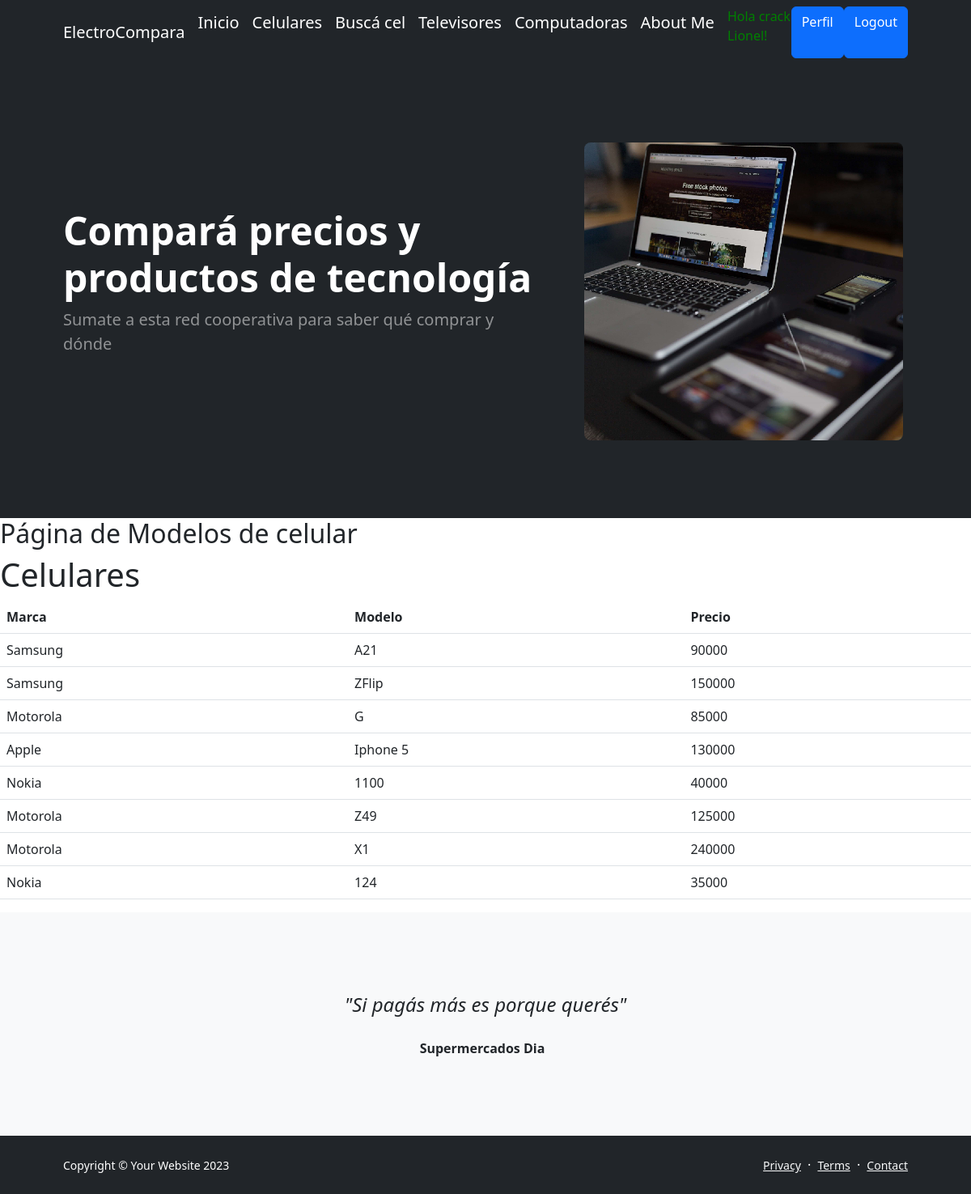
Screenshot of /celulares/ (signed in) with the database file from the repository.
### aplicacion/models.py (models this page shows, shortened)
class Celular(models.Model):
    marca = models.CharField(max_length=50)
    modelo = models.CharField(max_length=50)
    precio = models.IntegerField()

### aplicacion/views.py (the view)
# urls.py: path('celulares/', celulares, name= "celulares" ),
@login_required
def celulares(request):
    contexto = {'celulares': Celular.objects.all()}
    return render(request, "aplicacion/celulares.html", contexto)

### aplicacion/templates/aplicacion/celulares.html
{% extends 'aplicacion/base.html' %}
{%load static %}
{% block titulo %}
    Página de Modelos de celular
{% endblock titulo %}
{% block contenido %}
   <h1> Celulares </h1>
   <table class="table table-stripped">
        <thead>
        <tr>
            <th> Marca</th>
            <th> Modelo</th>
            <th> Precio</th>
        </tr>
        </thead>
   {% for c in celulares %}
        <tr>
            <td> {{c.marca}}</td>
            <td> {{c.modelo}}</td>
            <td> {{c.precio}}</td>
        </tr>
    {% endfor %}
    </table>
{% endblock contenido %}

### aplicacion/templates/aplicacion/base.html (shortened to what this page needs)
<!DOCTYPE html>
<html lang="en">
    <head>
        {% load static %}
        <link href="https://cdn.jsdelivr.net/npm/bootstrap-icons@1.5.0/font/bootstrap-icons.css" rel="stylesheet" />
        <link href="{% static 'aplicacion/css/styles.css' %}" rel="stylesheet" />
        <link rel="stylesheet" href="https://cdnjs.cloudflare.com/ajax/libs/font-awesome/6.4.0/css/all.min.css">
    </head>
    <body class="d-flex flex-column h-100">
        <main class="flex-shrink-0">
            <nav class="navbar navbar-expand-lg navbar-dark bg-dark">
                <div class="container px-5">
                    <a class="navbar-brand" href="#">ElectroCompara</a>
                    <div class="collapse navbar-collapse" id="navbarSupportedContent">
                        <ul class="navbar-nav ms-auto mb-2 mb-lg-0">
                            <a class="navbar-brand" href="#!">Inicio</a>
                            {% if user.is_authenticated %}
                                <a class="navbar-brand" href="{% url 'celulares' %}">Celulares</a>
                                <a class="navbar-brand" href="{% url 'buscar_celular' %}">Buscá cel</a>
                                <a class="navbar-brand" href="{% url 'televisores' %}">Televisores</a>
                                <a class="navbar-brand" href="{% url 'computadoras' %}">Computadoras</a>
                                <a class="navbar-brand" href="{% url 'about' %}">About Me</a>
                                <p style="color:green">Hola crack {{user.username}}!</p>
                                <a class="btn btn-primary" href="{% url 'editar_perfil' %}">Perfil</a>
                                <a class="btn btn-primary" href="{% url 'logout' %}">Logout</a>
                            {%else %}
                                <a class="btn btn-success" href="{% url 'registro' %}">Sign Up</a>
                                <a class="btn btn-primary" href="{% url 'login' %}">Login</a>
                            {%endif %}
                                </ul>
                    </div>
                </div>
            </nav>
            <header class="bg-dark py-5">
                <div class="container px-5">
                    <div class="row gx-5 align-items-center justify-content-center">
                        <div class="col-lg-8 col-xl-7 col-xxl-6">
                            <div class="my-5 text-center text-xl-start">
                                <h1 class="display-5 fw-bolder text-white mb-2">Compará precios y productos de tecnología </h1>
                                <p class="lead fw-normal text-white-50 mb-4">Sumate a esta red cooperativa para saber qué comprar y dónde</p>
                            </div>
                        </div>
                        <div class="col-xl-5 col-xxl-6 d-none d-xl-block text-center"><img class="img-fluid rounded-3 my-5"  src="{% static  'aplicacion/assets/profile.png' %}" alt="..." /></div>
                    </div>
                </div>
            </header>
            <h2>
            {% block titulo %}
            {% endblock titulo %}
            </h2>
    {% block contenido %}
    {% endblock contenido %}
            <div class="py-5 bg-light">
                <div class="container px-5 my-5">
                    <div class="row gx-5 justify-content-center">
                        <div class="col-lg-10 col-xl-7">
                            <div class="text-center">
                                <div class="fs-4 mb-4 fst-italic">"Si pagás más es porque querés"</div>
                                <div class="d-flex align-items-center justify-content-center">
                                    <div class="fw-bold">
                                        Supermercados Dia
                                    </div>
                                </div>
                            </div>
                        </div>
                    </div>
                </div>
            </div>
        <footer class="bg-dark py-4 mt-auto">
            <div class="container px-5">
                <div class="row align-items-center justify-content-between flex-column flex-sm-row">
                    <div class="col-auto"><div class="small m-0 text-white">Copyright &copy; Your Website 2023</div></div>
                    <div class="col-auto">
                        <a class="link-light small" href="#!">Privacy</a>
                        <span class="text-white mx-1">&middot;</span>
                        <a class="link-light small" href="#!">Terms</a>
                        <span class="text-white mx-1">&middot;</span>
                        <a class="link-light small" href="#!">Contact</a>
                    </div>
                </div>
            </div>
        </footer>
    </body>
</html>

### rows the page displays
Celular: marca "Samsung", modelo "A21", precio "90000"
Celular: marca "Samsung", modelo "ZFlip", precio "150000"
Celular: marca "Motorola", modelo "G", precio "85000"
Celular: marca "Apple", modelo "Iphone 5", precio "130000"
Celular: marca "Nokia", modelo "1100", precio "40000"
Celular: marca "Motorola", modelo "Z49", precio "125000"
Celular: marca "Motorola", modelo "X1", precio "240000"
Celular: marca "Nokia", modelo "124", precio "35000"

### other values shown
{{ user.username }} "Lionel"
